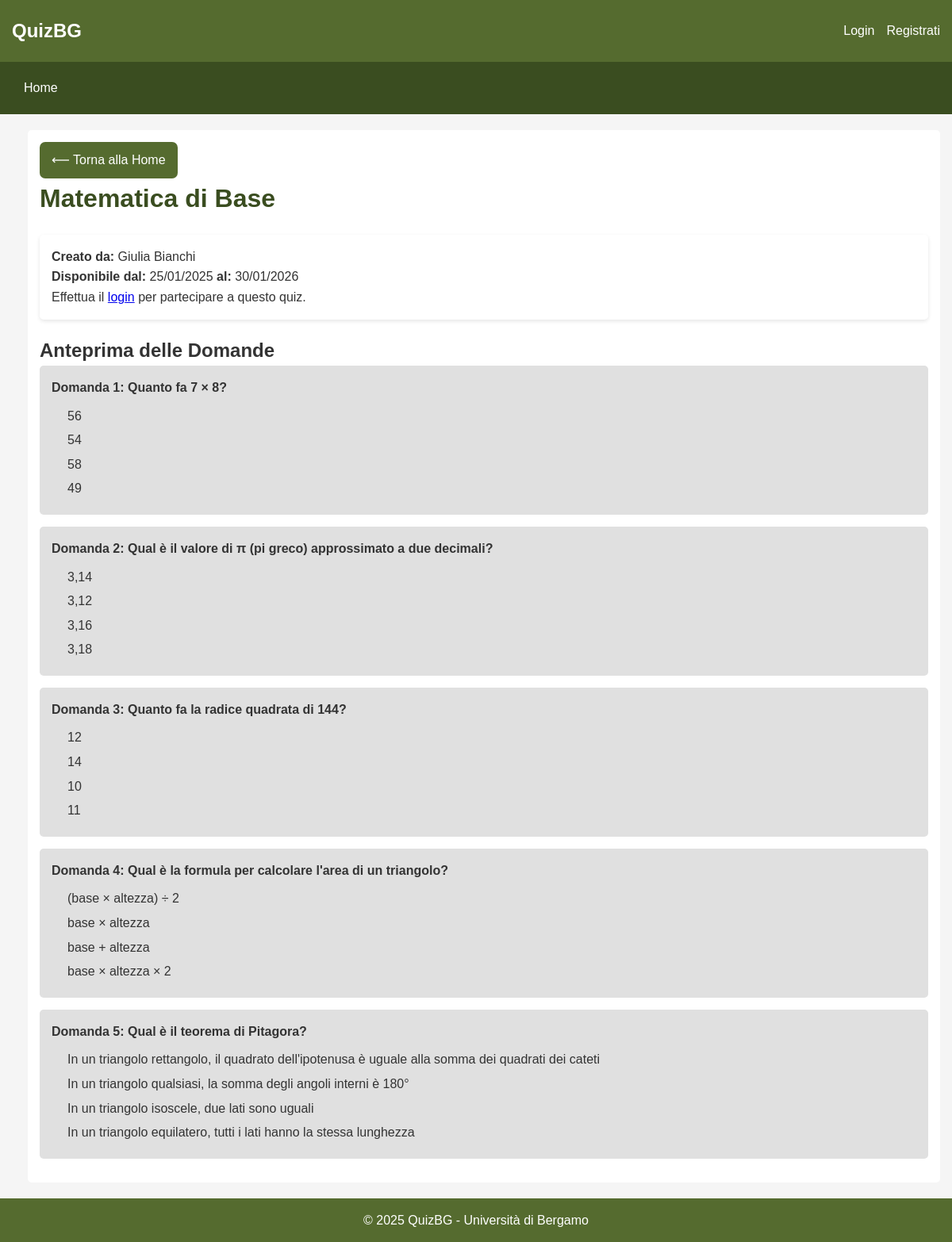
The page /quiz_view.php?id=2 on the database its author committed.
### tables this page shows
CREATE TABLE Quiz (
    codice INT AUTO_INCREMENT PRIMARY KEY,
    titolo VARCHAR(255) NOT NULL,
    dataInizio DATE NOT NULL,
    dataFine DATE NOT NULL,
    creatore VARCHAR(50) NOT NULL,
    FOREIGN KEY (creatore) REFERENCES Utente(nomeUtente) ON DELETE CASCADE
);

CREATE TABLE Utente (
    nomeUtente VARCHAR(50) PRIMARY KEY,
    nome VARCHAR(100) NOT NULL,
    cognome VARCHAR(100) NOT NULL,
    eMail VARCHAR(100) NOT NULL UNIQUE
);

CREATE TABLE Domanda (
    quiz INT NOT NULL,
    numero INT NOT NULL,
    testo TEXT NOT NULL,
    PRIMARY KEY (quiz, numero),
    FOREIGN KEY (quiz) REFERENCES Quiz(codice) ON DELETE CASCADE
);

CREATE TABLE Risposta (
    quiz INT NOT NULL,
    domanda INT NOT NULL,
    numero INT NOT NULL,
    testo TEXT NOT NULL,
    tipo ENUM('Corretta', 'Sbagliata') NOT NULL,
    punteggio INT DEFAULT 0,
    PRIMARY KEY (quiz, domanda, numero),
    FOREIGN KEY (quiz, domanda) REFERENCES Domanda(quiz, numero) ON DELETE CASCADE
);

### quiz_view.php (the view, shortened to what this page needs)
<?php
include 'includes/header.php';
require_once 'config/database.php';
$quiz_id = (int) $_GET['id'];
try {
    $sql = "SELECT q.*, u.nome, u.cognome
            FROM Quiz q
            JOIN Utente u ON q.creatore = u.nomeUtente
            WHERE q.codice = :quiz_id";
    $stmt = $pdo->prepare($sql);
    $stmt->execute(['quiz_id' => $quiz_id]);
    $quiz = $stmt->fetch(PDO::FETCH_ASSOC);
    $today = date('Y-m-d');
    $can_participate = isset($_SESSION['user']) && $quiz['dataFine'] >= $today;
    $sql = "SELECT * FROM Domanda WHERE quiz = :quiz_id ORDER BY numero";
    $stmt = $pdo->prepare($sql);
    $stmt->execute(['quiz_id' => $quiz_id]);
    $questions = $stmt->fetchAll(PDO::FETCH_ASSOC);
    foreach ($questions as $i => $question) {
        $sql = "SELECT * FROM Risposta WHERE quiz = :quiz AND domanda = :domanda ORDER BY numero";
        $stmt = $pdo->prepare($sql);
        $stmt->execute([
            'quiz' => $quiz_id,
            'domanda' => $question['numero']
        ]);
        $questions[$i]['answers'] = $stmt->fetchAll(PDO::FETCH_ASSOC);
    }
} catch (PDOException $e) {
    die("Errore DB: " . $e->getMessage());
}
?>
<div class="main-content">
    <div class="content">
        <a href="index.php" class="btn">⟵ Torna alla Home</a>
        <h1><?php echo htmlspecialchars($quiz['titolo']); ?></h1>
        <div class="card">
            <div class="card-content">
                <p><strong>Creato da:</strong> <?php echo htmlspecialchars($quiz['nome'] . ' ' . $quiz['cognome']); ?>
                </p>
                <p><strong>Disponibile dal:</strong> <?php echo date('d/m/Y', strtotime($quiz['dataInizio'])); ?>
                    <strong>al:</strong> <?php echo date('d/m/Y', strtotime($quiz['dataFine'])); ?></p>
                <?php if ($can_participate): ?>
                    <br />
                    <p>
                        <a href="quiz_participate.php?id=<?php echo $quiz_id; ?>" class="btn">Partecipa al Quiz</a>
                    </p>
                <?php elseif (!isset($_SESSION['user'])): ?>
                    <p>
                        Effettua il <a href="auth_login.php">login</a> per partecipare a questo quiz.
                    </p>
                <?php elseif ($quiz['dataFine'] < $today): ?>
                    <p>
                        Questo quiz non è più disponibile.
                    </p>
                <?php endif; ?>
            </div>
        </div>
        <h2>Anteprima delle Domande</h2>
        <?php if (empty($questions)): ?>
            <p>Nessuna domanda trovata per questo quiz.</p>
        <?php else: ?>
            <?php foreach ($questions as $question): ?>
                <div class="question-item">
                    <div class="question-text">
                        Domanda <?php echo $question['numero']; ?>: <?php echo htmlspecialchars($question['testo']); ?>
                    </div>
                    <div class="answer-options">
                        <?php foreach ($question['answers'] as $answer): ?>
                            <div class="answer-option">
                                <?php echo htmlspecialchars($answer['testo']); ?>
                            </div>
                        <?php endforeach; ?>
                    </div>
                </div>
            <?php endforeach; ?>
        <?php endif; ?>
    </div>
</div>
<?php include 'includes/footer.php'; ?>

### assets/css/style.css (style rules this page uses)
:root { --main-color: #556B2F; --light-color: #8AA652; --dark-color: #3A4D20; --accent-color: #D4BA6A; --text-light: #FFFFFF; --text-dark: #333333; --background-light: #F5F5F5; --background-medium: #E0E0E0; }
* { margin: 0; padding: 0; box-sizing: border-box; font-family: 'Arial', sans-serif; }
body { background-color: var(--background-light); color: var(--text-dark); line-height: 1.6; display: flex; flex-direction: column; min-height: 100vh; }
.main-content { display: flex; margin: 20px 0; }
.content { flex: 1; padding: 15px; background-color: #fff; border-radius: 5px; margin-left: 20px; }
.content h1 { color: var(--dark-color); margin-bottom: 20px; }
button, .btn { padding: 10px 15px; background-color: var(--main-color); color: var(--text-light); border: none; border-radius: 7px; cursor: pointer; text-decoration: none; display: inline-block; }
.card { background-color: #fff; border-radius: 5px; box-shadow: 0 2px 5px rgba(0, 0, 0, 0.1); padding: 15px; margin-bottom: 20px; }
.card-content { color: var(--text-dark); }
.question-item { background-color: var(--background-medium); border-radius: 5px; padding: 15px; margin-bottom: 15px; }
.question-text { font-weight: bold; margin-bottom: 10px; }
.answer-options { margin-left: 20px; }
.answer-option { margin-bottom: 5px; }

### rows shown on the page
quiz: titolo "Matematica di Base", creatore.cognome "Giulia Bianchi", dataInizio "25/01/2025", dataFine "30/01/2026"
domanda: numero "1", testo "Quanto fa 7 × 8?"
risposta: testo "56"
risposta: testo "54"
risposta: testo "58"
risposta: testo "49"
domanda: numero "2", testo "Qual è il valore di π (pi greco) approssimato a due decimali?"
risposta: testo "3,14"
risposta: testo "3,12"
risposta: testo "3,16"
risposta: testo "3,18"
domanda: numero "3", testo "Quanto fa la radice quadrata di 144?"
risposta: testo "12"
risposta: testo "14"
risposta: testo "10"
risposta: testo "11"
domanda: numero "4", testo "Qual è la formula per calcolare l'area di un triangolo?"
risposta: testo "(base × altezza) ÷ 2"
risposta: testo "base × altezza"
risposta: testo "base + altezza"
risposta: testo "base × altezza × 2"
domanda: numero "5", testo "Qual è il teorema di Pitagora?"
risposta: testo "In un triangolo rettangolo, il quadrato dell'ipotenusa è uguale alla somma dei quadrati dei cateti"
risposta: testo "In un triangolo qualsiasi, la somma degli angoli interni è 180°"
risposta: testo "In un triangolo isoscele, due lati sono uguali"
risposta: testo "In un triangolo equilatero, tutti i lati hanno la stessa lunghezza"
